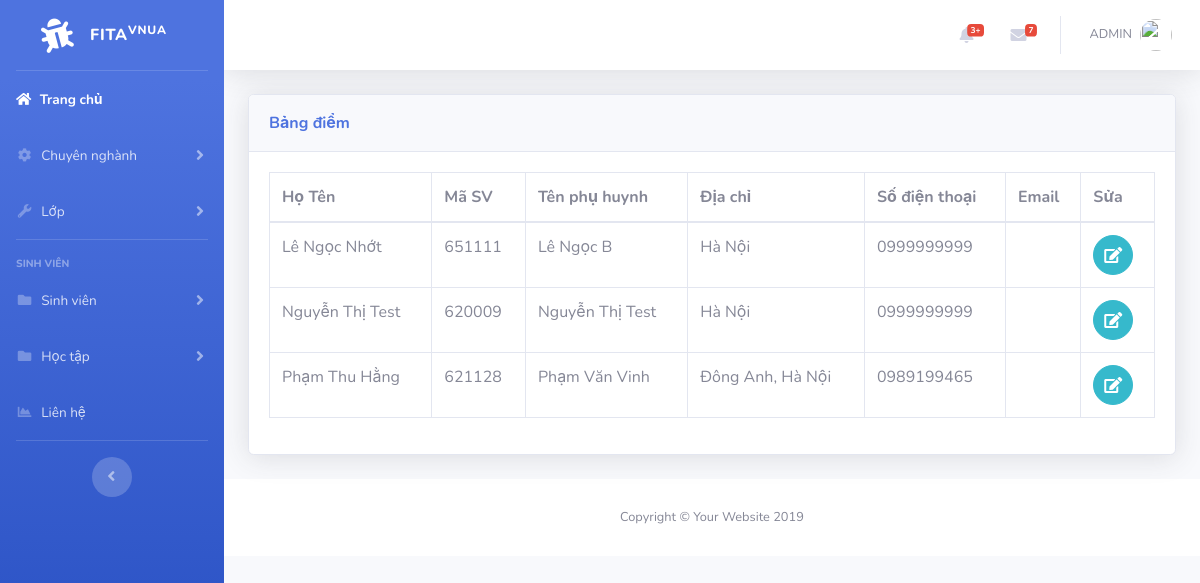
The app's page /parent.php with its own data.
### tables this page shows
CREATE TABLE `student` (
  `id` int(11) NOT NULL,
  `name` varchar(50) NOT NULL,
  `code` varchar(6) NOT NULL,
  `class` varchar(50) NOT NULL,
  `phone` varchar(50) NOT NULL,
  `email` varchar(50) NOT NULL,
  `id_pos` int(6) NOT NULL
);

CREATE TABLE `parents` (
  `id` int(11) NOT NULL,
  `id_sv` int(11) NOT NULL,
  `namep` varchar(50) NOT NULL,
  `addp` varchar(50) NOT NULL,
  `phonep` varchar(10) NOT NULL,
  `emailp` varchar(50) NOT NULL
);

### parent.php (the view, shortened to what this page needs)
<?php
include('includes/header.php');
include('includes/navbar.php');
include('includes/connect.php');
?>
<div class="container-fluid">
<div class="card shadow mb-4">
  <div class="card-header py-3">
    <h7 class="m-0 font-weight-bold text-primary">Bảng điểm
    </h7>
  </div>
  <div class="card-body">
  <div class="table-responsive">
<?php
$query="SELECT student.name,code, parents.id, namep, addp, phonep, emailp FROM student INNER JOIN parents ON student.id = parents.id_sv";
$query_run=mysqli_query($connect,$query);
 ?>
      <table class="table table-bordered" id="dataTable" width="100%" cellspacing="0">
        <thead>
          <tr>
            <th>Họ Tên</th>
            <th>Mã SV</th>
            <th>Tên phụ huynh</>
            <th>Địa chỉ</th>
            <th>Số điện thoại</th>
            <th>Email</th>
            <th>Sửa</th>
          </tr>
        </thead>
        <tbody>
          <?php
              if(mysqli_num_rows($query_run)>0)
              {
                while($row=mysqli_fetch_assoc($query_run))
                {
                  ?>
                      <tr>
                        <td><?php echo $row['name']; ?></td>
                        <td><?php echo $row['code']; ?></td>
                        <td><?php echo $row['namep']; ?></td>
                        <td><?php echo $row['addp']; ?></td>
                        <td><?php echo $row['phonep']; ?></td>
                        <td><?php echo $row['emailp']; ?></td>
                        <td>
                            <form action="edit_parent.php" method="post">
                                <button  type="submit" name="edit_parent" class="btn btn-info btn-circle"><i class="fa fa-edit edit"></i></button>
                            </form>
                        </td>
                      </tr>
                  <?php
                }
              }
              else
              {
                echo "Not found";
              }
           ?>
        </tbody>
      </table>
    </div>
  </div>
</div>
</div>
<?php
include('includes/footer.php');
?>

### records on screen
student: name "Lê Ngọc Nhớt", code "651111", parents.namep "Lê Ngọc B", parents.addp "Hà Nội", parents.phonep "0999999999"
student: name "Nguyễn Thị Test", code "620009", parents.namep "Nguyễn Thị Test", parents.addp "Hà Nội", parents.phonep "0999999999"
student: name "Phạm Thu Hằng", code "621128", parents.namep "Phạm Văn Vinh", parents.addp "Đông Anh, Hà Nội", parents.phonep "0989199465"
